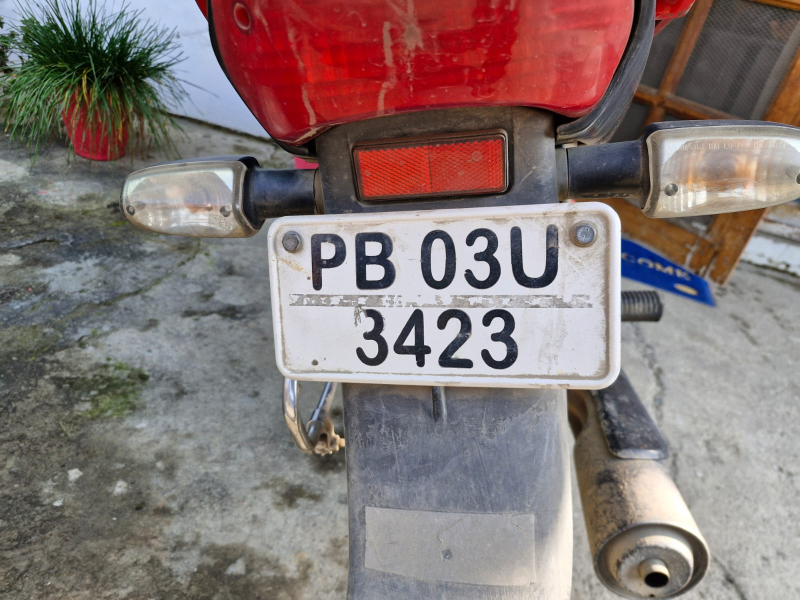
#> input picture uploads/20260117_181106_WhatsApp_Image_2026-01-17_at_1.02.23_PM.jpeg, 1600 x 1200 px (shown at 1/2 size)
$ python -i license_plate_recognition.py   (imports and definitions only)
#> lines starting #> are read from the running program, lines starting #| are printed output that depends on the picture; after the words box and inside, x2 and y2 are one past the last pixel; in counts of white or black regions, pixels touching at a corner belong together
#> further down, picture is the input picture: shape (1200, 1600, 3); mean B, G, R 116.7, 118.1, 133.4
"""
License Plate Recognition (LPR) Module using EasyOCR
AutoFINE System
"""

import cv2
import numpy as np
import easyocr
import re
from PIL import Image
import os

# Initialize EasyOCR reader (lazy loading)
_reader = None

# [32 lines left out: functions get_reader, preprocess_image, not called in this run]

def detect_license_plate_region(image):
    """Detect potential license plate regions in the image"""
    gray = cv2.cvtColor(image, cv2.COLOR_BGR2GRAY) if len(image.shape) == 3 else image
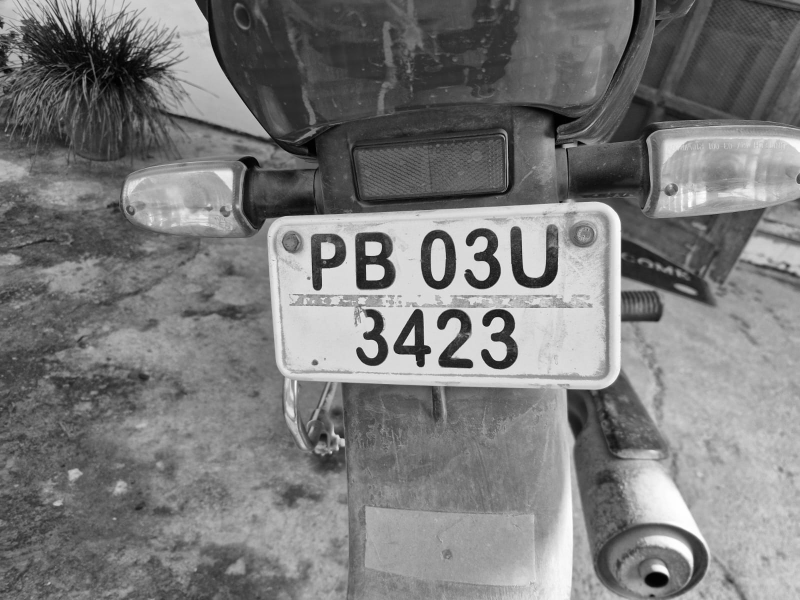
#> gray: shape (1200, 1600) (shown at 1/2 size); min 0, max 255, mean 122.5

    # Apply Gaussian blur
    blurred = cv2.GaussianBlur(gray, (5, 5), 0)

    # Edge detection
    edges = cv2.Canny(blurred, 50, 150)
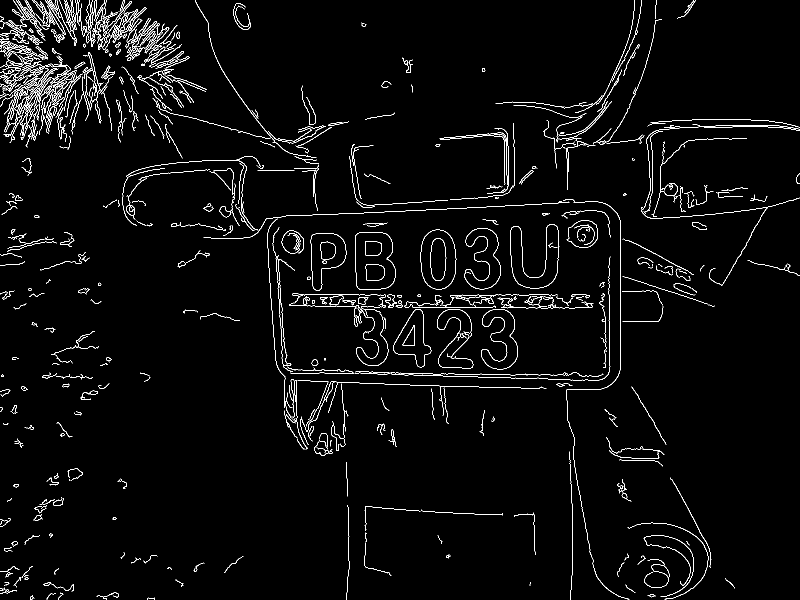
#> edges: shape (1200, 1600) (shown at 1/2 size); 2.8% white in thin lines or dots

    # Morphological operations to connect edges
    kernel = cv2.getStructuringElement(cv2.MORPH_RECT, (20, 5))
    morph = cv2.morphologyEx(edges, cv2.MORPH_CLOSE, kernel)
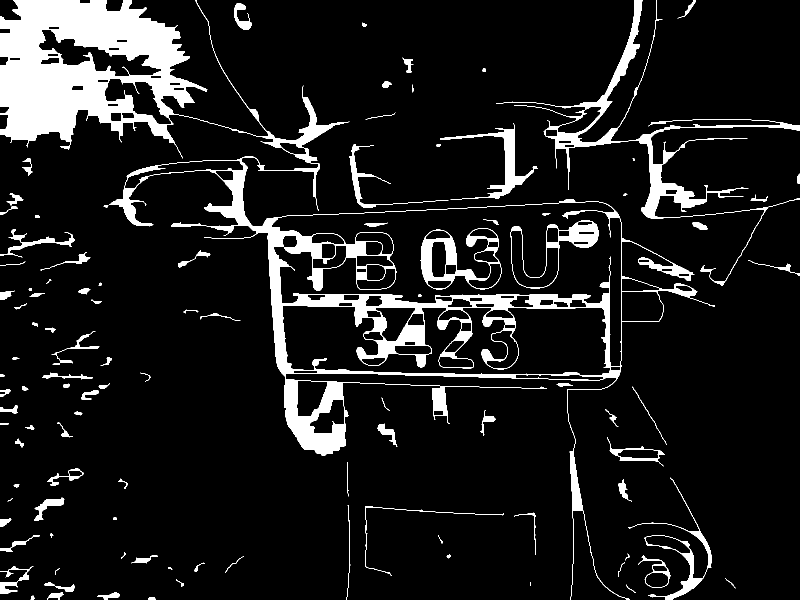
#> morph: shape (1200, 1600) (shown at 1/2 size); 10.1% white; 108 white regions (3 under 20 px)

    # Find contours
    contours, _ = cv2.findContours(morph, cv2.RETR_EXTERNAL, cv2.CHAIN_APPROX_SIMPLE)
#> contours = 102 contours, 19 with area under 20; largest, box (x1, y1, x2, y2) and area: (0, 0, 1430, 1200) 361975, (992, 0, 1600, 572) 16799, (1256, 955, 1424, 1200) 4238, (880, 246, 1076, 400) 3718, (1214, 874, 1330, 933) 1992

    # Filter contours by aspect ratio and area (license plates are typically rectangular)
    plate_regions = []
    for contour in contours:
        x, y, w, h = cv2.boundingRect(contour)
        aspect_ratio = w / float(h) if h > 0 else 0
        area = cv2.contourArea(contour)

        # Typical license plate aspect ratio: 2.0 to 5.0
        if 2.0 <= aspect_ratio <= 5.0 and area > 1000:
            plate_regions.append((x, y, w, h))
#> this loop made 102 passes
#> (x, y, w, h, aspect_ratio, area) on passes 1, 2, 3, 4, 7, 8, 12, 14, 15, 16, 17, 18: (296, 1195, 15, 5, 3, 53), (61, 1191, 9, 9, 1, 33), (94, 1185, 34, 15, 2.27, 200.5), (194, 1184, 45, 16, 2.81, 264.5), (88, 1164, 61, 19, 3.21, 273), (352, 1159, 16, 15, 1.07, 24.5), (0, 1132, 67, 56, 1.2, 701), (388, 1125, 22, 18, 1.22, 48.5), (450, 1112, 38, 34, 1.12, 24.5), (1276, 1111, 65, 65, 1, 1833.5), (263, 1110, 53, 17, 3.12, 214.5), (893, 1109, 9, 8, 1.12, 29.5)
#> (contour, x, y, w, h, aspect_ratio, area) on pass 41: ([[0, 847], [0, 849], [15, 849], [17, 847]], 0, 847, 18, 3, 6, 32)
#> after the loop, plate_regions = [(0, 459, 150, 57)]

    return plate_regions

# [131 lines left out: functions clean_license_plate_text, recognize_license_plate, preprocess_image_roi, batch_process_images, not called in this run]

# Test function
# [6 lines not run here, left out]

>>> import cv2
>>> picture = cv2.imread('../uploads/20260117_181106_WhatsApp_Image_2026-01-17_at_1.02.23_PM.jpeg')
>>> result = detect_license_plate_region(picture)
#> result = [(0, 459, 150, 57)]
